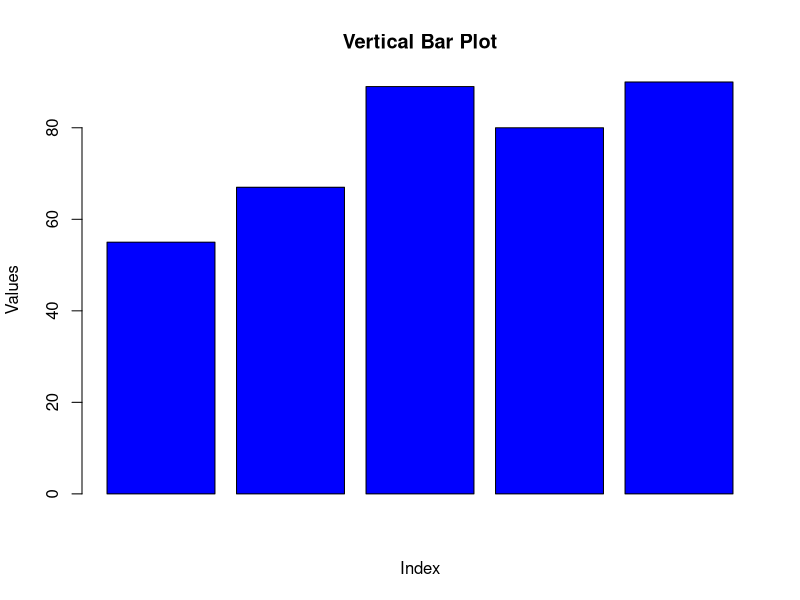
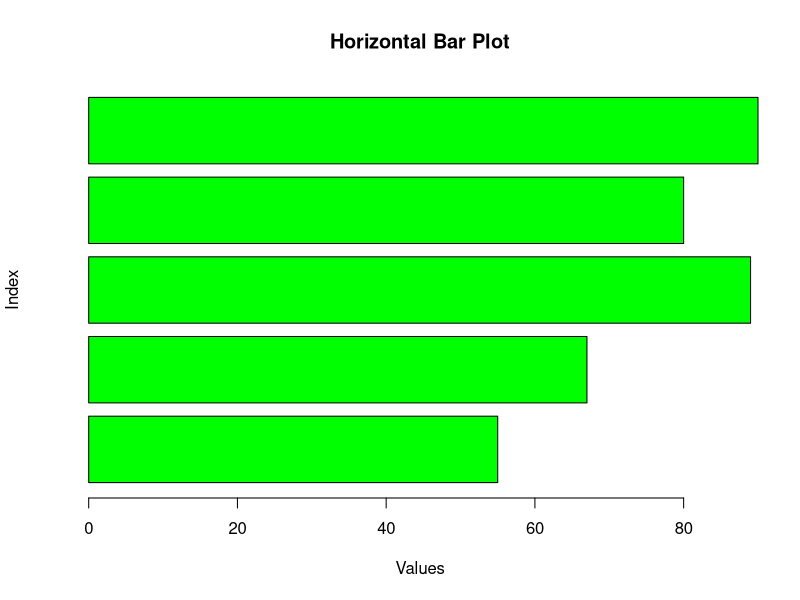

The R source for these figures, in order:
a <- c(55, 67, 89, 80, 90)
barplot(a,
        main = "Vertical Bar Plot",
        col = "blue",
        xlab = "Index",
        ylab = "Values")
barplot(a,
        horiz = TRUE,
        main = "Horizontal Bar Plot",
        col = "green",
        xlab = "Values",
        ylab = "Index")
